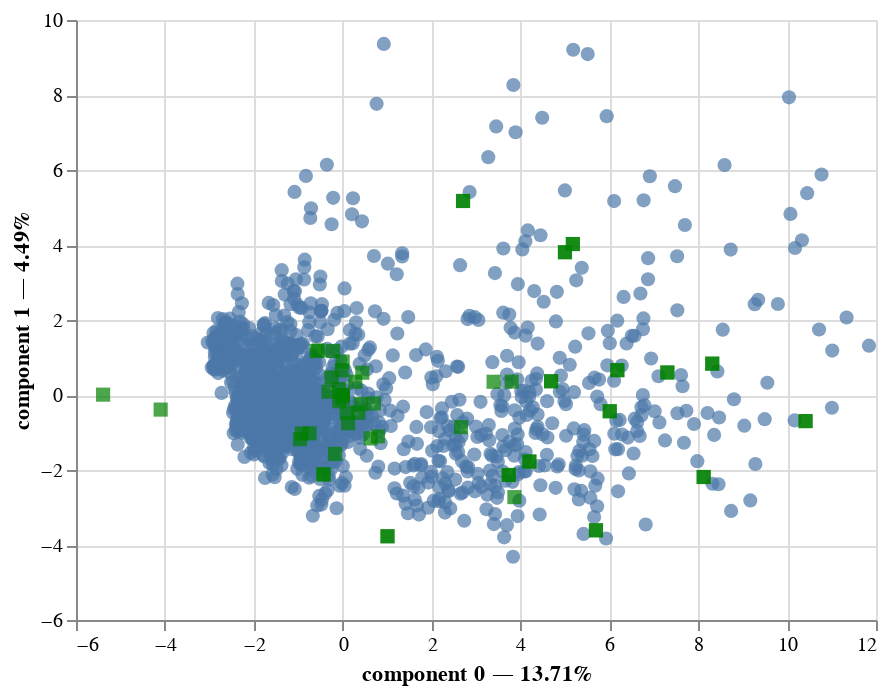

Notebook code cell kept with this figure:
### Code cell
pca.plot(
    df_adultos2,
    x_component=0,
    y_component=1,

    show_row_markers=True,
    show_column_markers=True,
    show_row_labels=False,
    row_labels_column=None,  # for DataFrames with a MultiIndex
    show_column_labels=False
)

### Figure 1 — Vega-Lite specification as saved in the notebook (floating-point values rounded to 4 significant figures; data arrays with more than 128 entries replaced by an {"elided": "..."} marker saying what was removed)
{"config": {"view": {"continuousWidth": 400, "continuousHeight": 300}}, "layer": [{"data": {"name": "data-097e9c6ac77d3794ee5dee1034e16072"}, "mark": {"type": "circle", "size": 50}, "encoding": {"tooltip": [{"field": "index", "type": "quantitative"}, {"field": "component 0", "type": "quantitative"}, {"field": "component 1", "type": "quantitative"}], "x": {"axis": {"title": "component 0 — 13.71%"}, "field": "component 0", "scale": {"zero": false}, "type": "quantitative"}, "y": {"axis": {"title": "component 1 — 4.49%"}, "field": "component 1", "scale": {"zero": false}, "type": "quantitative"}}, "selection": {"selector006": {"type": "interval", "bind": "scales", "encodings": ["x", "y"]}}}, {"data": {"name": "data-8751bc94982b063b2766d7d0a5120a05"}, "mark": {"type": "square", "color": "green", "size": 50}, "encoding": {"tooltip": [{"field": "variable", "type": "nominal"}], "x": {"field": "component 0", "scale": {"zero": false}, "type": "quantitative"}, "y": {"field": "component 1", "scale": {"zero": false}, "type": "quantitative"}}}], "$schema": "https://vega.github.io/schema/vega-lite/v4.17.0.json", "datasets": {"data-097e9c6ac77d3794ee5dee1034e16072": {"elided": "1468 records"}, "data-8751bc94982b063b2766d7d0a5120a05": [{"variable": "BINOMIO", "component 0": -0.317, "component 1": 0.08875, "component 2": 1.427, "label": "BINOMIO"}, {"variable": "FILTRO", "component 0": -0.7446, "component 1": -1.023, "component 2": -3.292, "label": "FILTRO"}, {"variable": "ENT", "component 0": -0.9195, "component 1": -1.026, "component 2": -1.314, "label": "ENT"}, {"variable": "MUN", "component 0": -0.9602, "component 1": -1.177, "component 2": -2.947, "label": "MUN"}, {"variable": "LOC", "component 0": 0.702, "component 1": -0.2247, "component 2": 1.589, "label": "LOC"}, {"variable": "MZN", "component 0": -0.2175, "component 1": 1.173, "component 2": 0.4504, "label": "MZN"}, {"variable": "ECUESTADOR", "component 0": -0.4318, "component 1": -2.118, "component 2": -3.978, "label": "ECUESTADOR"}, {"variable": "MAQUINA", "component 0": -0.4318, "component 1": -2.118, "component 2": -3.978, "label": "MAQUINA"}, {"variable": "GPS1", "component 0": -0.1713, "component 1": -1.57, "component 2": -1.815, "label": "GPS1"}, {"variable": "FVIS", "component 0": -0.08266, "component 1": 0.1592, "component 2": -0.4807, "label": "FVIS"}, {"variable": "AD_M02_02", "component 0": -0.02154, "component 1": 0.656, "component 2": 0.05048, "label": "AD_M02_02"}, {"variable": "AD_M02_03", "component 0": 0.000511, "component 1": 0.8905, "component 2": 0.2166, "label": "AD_M02_03"}, {"variable": "AD_M02_04", "component 0": -0.5438, "component 1": 1.189, "component 2": 0.1467, "label": "AD_M02_04"}, {"variable": "AD_M02_05", "component 0": -0.5875, "component 1": 1.172, "component 2": -0.04314, "label": "AD_M02_05"}, {"variable": "SELECCIONADOS", "component 0": 0.2827, "component 1": 0.3531, "component 2": 0.7789, "label": "SELECCIONADOS"}, {"variable": "NOTA5", "component 0": 0.0, "component 1": -0.0, "component 2": -0.0, "label": "NOTA5"}, {"variable": "AD_M05_01", "component 0": 0.4059, "component 1": -0.2419, "component 2": 0.1697, "label": "AD_M05_01"}, {"variable": "NOTA6", "component 0": 0.0, "component 1": -0.0, "component 2": -0.0, "label": "NOTA6"}, {"variable": "INT_ID$01", "component 0": -0.2495, "component 1": 0.4686, "component 2": -0.1509, "label": "INT_ID$01"}, {"variable": "SEXO$01", "component 0": 0.6274, "component 1": -1.158, "component 2": 1.827, "label": "SEXO$01"}, {"variable": "EDAD$01", "component 0": 0.00461, "component 1": -0.09031, "component 2": -1.439, "label": "EDAD$01"}, {"variable": "INDIGENA$01", "component 0": 0.4422, "component 1": 0.5947, "component 2": 1.947, "label": "INDIGENA$01"}, {"variable": "ESPANOL$01", "component 0": 0.1211, "component 1": -0.7519, "component 2": -1.602, "label": "ESPANOL$01"}, {"variable": "LEER$01", "component 0": 0.3558, "component 1": -0.4726, "component 2": -2.113, "label": "LEER$01"}, {"variable": "DISCAPACIDAD$01", "component 0": -0.07828, "component 1": -0.1665, "component 2": -0.09741, "label": "DISCAPACIDAD$01"}, {"variable": "OTRO$01", "component 0": 0.7936, "component 1": -1.103, "component 2": -0.05759, "label": "OTRO$01"}, {"variable": "Indicador01", "component 0": 7.306, "component 1": 0.6004, "component 2": -0.9998, "label": "Indicador01"}, {"variable": "Indicador02", "component 0": 8.315, "component 1": 0.8357, "component 2": -1.14, "label": "Indicador02"}, {"variable": "Indicador03", "component 0": 6.009, "component 1": -0.4333, "component 2": 1.384, "label": "Indicador03"}, {"variable": "Indicador04", "component 0": 5.699, "component 1": -3.608, "component 2": -0.6752, "label": "Indicador04"}, {"variable": "Indicador05", "component 0": 4.201, "component 1": -1.774, "component 2": 2.155, "label": "Indicador05"}, {"variable": "Indicador06", "component 0": 6.18, "component 1": 0.6622, "component 2": 0.7745, "label": "Indicador06"}, {"variable": "Indicador07", "component 0": 8.123, "component 1": -2.187, "component 2": -0.006749, "label": "Indicador07"}, {"variable": "Indicador08", "component 0": 3.738, "component 1": -2.133, "component 2": 1.308, "label": "Indicador08"}, {"variable": "Indicador09", "component 0": 4.689, "component 1": 0.367, "component 2": -0.382, "label": "Indicador09"}, {"variable": "Indicador10", "component 0": 1.009, "component 1": -3.767, "component 2": -0.7128, "label": "Indicador10"}, {"variable": "Indicador11", "component 0": 5.002, "component 1": 3.808, "component 2": 0.03965, "label": "Indicador11"}, {"variable": "Indicador12", "component 0": 5.18, "component 1": 4.026, "component 2": -1.332, "label": "Indicador12"}, {"variable": "Indicador13", "component 0": 2.708, "component 1": 5.174, "component 2": -1.412, "label": "Indicador13"}, {"variable": "PuntajeACES", "component 0": 3.864, "component 1": -2.723, "component 2": -0.1232, "label": "PuntajeACES"}, {"variable": "IndicadorMas4", "component 0": 10.42, "component 1": -0.6958, "component 2": 0.0068, "label": "IndicadorMas4"}, {"variable": "SCOFF", "component 0": 3.803, "component 1": 0.3576, "component 2": 1.406, "label": "SCOFF"}, {"variable": "Dx_SCOFF", "component 0": 3.396, "component 1": 0.3535, "component 2": 1.165, "label": "Dx_SCOFF"}, {"variable": "EX_BENEVOLENTES", "component 0": -4.095, "component 1": -0.389, "component 2": 0.4008, "label": "EX_BENEVOLENTES"}, {"variable": "FORTALEZAS", "component 0": -5.39, "component 1": 0.009704, "component 2": 0.7822, "label": "FORTALEZAS"}, {"variable": "PROSOCIALIDAD", "component 0": 0.0921, "component 1": -0.4739, "component 2": 0.5024, "label": "PROSOCIALIDAD"}, {"variable": "SUM_EX_POS", "component 0": 2.663, "component 1": -0.8577, "component 2": -0.7246, "label": "SUM_EX_POS"}, {"variable": "ACE1", "component 0": 7.306, "component 1": 0.6004, "component 2": -0.9998, "label": "ACE1"}, {"variable": "ACE2", "component 0": 8.315, "component 1": 0.8357, "component 2": -1.14, "label": "ACE2"}, {"variable": "ACE3", "component 0": 6.009, "component 1": -0.4333, "component 2": 1.384, "label": "ACE3"}, {"variable": "ACE4", "component 0": 5.699, "component 1": -3.608, "component 2": -0.6752, "label": "ACE4"}, {"variable": "ACE5", "component 0": 4.201, "component 1": -1.774, "component 2": 2.155, "label": "ACE5"}, {"variable": "ACE6", "component 0": 6.18, "component 1": 0.6622, "component 2": 0.7745, "label": "ACE6"}, {"variable": "ACE7", "component 0": 8.123, "component 1": -2.187, "component 2": -0.006749, "label": "ACE7"}, {"variable": "ACE8", "component 0": 3.738, "component 1": -2.133, "component 2": 1.308, "label": "ACE8"}, {"variable": "ACE9", "component 0": 4.689, "component 1": 0.367, "component 2": -0.382, "label": "ACE9"}, {"variable": "ACE10", "component 0": 1.009, "component 1": -3.767, "component 2": -0.7128, "label": "ACE10"}, {"variable": "ACE11", "component 0": 5.002, "component 1": 3.808, "component 2": 0.03965, "label": "ACE11"}, {"variable": "ACE12", "component 0": 5.18, "component 1": 4.026, "component 2": -1.332, "label": "ACE12"}, {"variable": "ACE13", "component 0": 2.708, "component 1": 5.174, "component 2": -1.412, "label": "ACE13"}, {"variable": "ACE_mas_4", "component 0": 10.42, "component 1": -0.6958, "component 2": 0.0068, "label": "ACE_mas_4"}]}}
